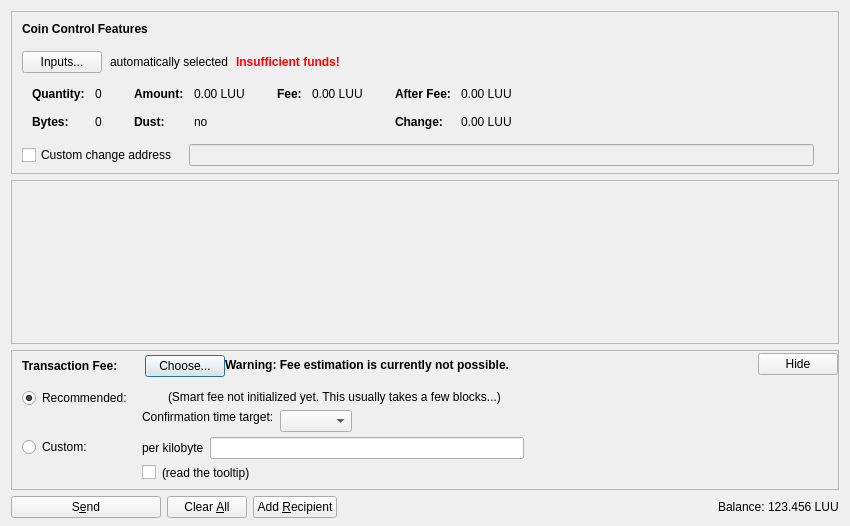
<?xml version="1.0" encoding="UTF-8"?>
<ui version="4.0">
 <class>SendCoinsDialog</class>
 <widget class="QDialog" name="SendCoinsDialog">
  <property name="geometry">
   <rect>
    <x>0</x>
    <y>0</y>
    <width>850</width>
    <height>526</height>
   </rect>
  </property>
  <property name="windowTitle">
   <string>Send Coins</string>
  </property>
  <layout class="QVBoxLayout" name="verticalLayout" stretch="0,1,0,0">
   <property name="bottomMargin">
    <number>8</number>
   </property>
   <item>
    <widget class="QFrame" name="frameCoinControl">
     <property name="sizePolicy">
      <sizepolicy hsizetype="Expanding" vsizetype="Expanding">
       <horstretch>0</horstretch>
       <verstretch>0</verstretch>
      </sizepolicy>
     </property>
     <property name="maximumSize">
      <size>
       <width>16777215</width>
       <height>16777215</height>
      </size>
     </property>
     <property name="frameShape">
      <enum>QFrame::StyledPanel</enum>
     </property>
     <property name="frameShadow">
      <enum>QFrame::Sunken</enum>
     </property>
     <layout class="QVBoxLayout" name="verticalLayoutCoinControl2">
      <property name="spacing">
       <number>0</number>
      </property>
      <property name="leftMargin">
       <number>0</number>
      </property>
      <property name="topMargin">
       <number>0</number>
      </property>
      <property name="rightMargin">
       <number>0</number>
      </property>
      <property name="bottomMargin">
       <number>6</number>
      </property>
      <item>
       <layout class="QVBoxLayout" name="verticalLayoutCoinControl" stretch="0,0,0,0,1">
        <property name="spacing">
         <number>0</number>
        </property>
        <property name="leftMargin">
         <number>10</number>
        </property>
        <property name="topMargin">
         <number>10</number>
        </property>
        <item>
         <layout class="QHBoxLayout" name="horizontalLayoutCoinControl1">
          <property name="bottomMargin">
           <number>15</number>
          </property>
          <item>
           <widget class="QLabel" name="labelCoinControlFeatures">
            <property name="sizePolicy">
             <sizepolicy hsizetype="Preferred" vsizetype="Maximum">
              <horstretch>0</horstretch>
              <verstretch>0</verstretch>
             </sizepolicy>
            </property>
            <property name="font">
             <font>
              <weight>75</weight>
              <bold>true</bold>
             </font>
            </property>
            <property name="styleSheet">
             <string notr="true">font-weight:bold;</string>
            </property>
            <property name="text">
             <string>Coin Control Features</string>
            </property>
           </widget>
          </item>
         </layout>
        </item>
        <item>
         <layout class="QHBoxLayout" name="horizontalLayoutCoinControl2" stretch="0,0,0,0">
          <property name="spacing">
           <number>8</number>
          </property>
          <property name="bottomMargin">
           <number>10</number>
          </property>
          <item>
           <widget class="QPushButton" name="pushButtonCoinControl">
            <property name="styleSheet">
             <string notr="true"/>
            </property>
            <property name="text">
             <string>Inputs...</string>
            </property>
            <property name="autoDefault">
             <bool>false</bool>
            </property>
           </widget>
          </item>
          <item>
           <widget class="QLabel" name="labelCoinControlAutomaticallySelected">
            <property name="text">
             <string>automatically selected</string>
            </property>
            <property name="margin">
             <number>5</number>
            </property>
           </widget>
          </item>
          <item>
           <widget class="QLabel" name="labelCoinControlInsuffFunds">
            <property name="font">
             <font>
              <weight>75</weight>
              <bold>true</bold>
             </font>
            </property>
            <property name="styleSheet">
             <string notr="true">color:red;font-weight:bold;</string>
            </property>
            <property name="text">
             <string>Insufficient funds!</string>
            </property>
            <property name="margin">
             <number>5</number>
            </property>
           </widget>
          </item>
          <item>
           <spacer name="horizontalSpacerCoinControl">
            <property name="orientation">
             <enum>Qt::Horizontal</enum>
            </property>
            <property name="sizeHint" stdset="0">
             <size>
              <width>40</width>
              <height>1</height>
             </size>
            </property>
           </spacer>
          </item>
         </layout>
        </item>
        <item>
         <widget class="QWidget" name="widgetCoinControl" native="true">
          <property name="sizePolicy">
           <sizepolicy hsizetype="Preferred" vsizetype="Preferred">
            <horstretch>0</horstretch>
            <verstretch>0</verstretch>
           </sizepolicy>
          </property>
          <property name="minimumSize">
           <size>
            <width>0</width>
            <height>0</height>
           </size>
          </property>
          <property name="styleSheet">
           <string notr="true"/>
          </property>
          <layout class="QHBoxLayout" name="horizontalLayoutCoinControl5">
           <property name="leftMargin">
            <number>0</number>
           </property>
           <property name="topMargin">
            <number>0</number>
           </property>
           <property name="rightMargin">
            <number>0</number>
           </property>
           <property name="bottomMargin">
            <number>0</number>
           </property>
           <item>
            <layout class="QHBoxLayout" name="horizontalLayoutCoinControl3" stretch="0,0,0,1">
             <property name="spacing">
              <number>20</number>
             </property>
             <property name="topMargin">
              <number>0</number>
             </property>
             <property name="bottomMargin">
              <number>10</number>
             </property>
             <item>
              <layout class="QFormLayout" name="formLayoutCoinControl1">
               <property name="horizontalSpacing">
                <number>10</number>
               </property>
               <property name="verticalSpacing">
                <number>14</number>
               </property>
               <property name="leftMargin">
                <number>10</number>
               </property>
               <property name="topMargin">
                <number>4</number>
               </property>
               <property name="rightMargin">
                <number>6</number>
               </property>
               <item row="0" column="0">
                <widget class="QLabel" name="labelCoinControlQuantityText">
                 <property name="font">
                  <font>
                   <weight>75</weight>
                   <bold>true</bold>
                  </font>
                 </property>
                 <property name="text">
                  <string>Quantity:</string>
                 </property>
                 <property name="margin">
                  <number>0</number>
                 </property>
                </widget>
               </item>
               <item row="0" column="1">
                <widget class="QLabel" name="labelCoinControlQuantity">
                 <property name="cursor">
                  <cursorShape>IBeamCursor</cursorShape>
                 </property>
                 <property name="contextMenuPolicy">
                  <enum>Qt::ActionsContextMenu</enum>
                 </property>
                 <property name="text">
                  <string notr="true">0</string>
                 </property>
                 <property name="margin">
                  <number>0</number>
                 </property>
                 <property name="textInteractionFlags">
                  <set>Qt::LinksAccessibleByMouse|Qt::TextSelectableByKeyboard|Qt::TextSelectableByMouse</set>
                 </property>
                </widget>
               </item>
               <item row="1" column="0">
                <widget class="QLabel" name="labelCoinControlBytesText">
                 <property name="font">
                  <font>
                   <weight>75</weight>
                   <bold>true</bold>
                  </font>
                 </property>
                 <property name="text">
                  <string>Bytes:</string>
                 </property>
                </widget>
               </item>
               <item row="1" column="1">
                <widget class="QLabel" name="labelCoinControlBytes">
                 <property name="cursor">
                  <cursorShape>IBeamCursor</cursorShape>
                 </property>
                 <property name="contextMenuPolicy">
                  <enum>Qt::ActionsContextMenu</enum>
                 </property>
                 <property name="text">
                  <string notr="true">0</string>
                 </property>
                 <property name="textInteractionFlags">
                  <set>Qt::LinksAccessibleByMouse|Qt::TextSelectableByKeyboard|Qt::TextSelectableByMouse</set>
                 </property>
                </widget>
               </item>
              </layout>
             </item>
             <item>
              <layout class="QFormLayout" name="formLayoutCoinControl2">
               <property name="horizontalSpacing">
                <number>10</number>
               </property>
               <property name="verticalSpacing">
                <number>14</number>
               </property>
               <property name="leftMargin">
                <number>6</number>
               </property>
               <property name="topMargin">
                <number>4</number>
               </property>
               <property name="rightMargin">
                <number>6</number>
               </property>
               <item row="0" column="0">
                <widget class="QLabel" name="labelCoinControlAmountText">
                 <property name="font">
                  <font>
                   <weight>75</weight>
                   <bold>true</bold>
                  </font>
                 </property>
                 <property name="text">
                  <string>Amount:</string>
                 </property>
                 <property name="margin">
                  <number>0</number>
                 </property>
                </widget>
               </item>
               <item row="0" column="1">
                <widget class="QLabel" name="labelCoinControlAmount">
                 <property name="cursor">
                  <cursorShape>IBeamCursor</cursorShape>
                 </property>
                 <property name="contextMenuPolicy">
                  <enum>Qt::ActionsContextMenu</enum>
                 </property>
                 <property name="text">
                  <string notr="true">0.00 LUU</string>
                 </property>
                 <property name="textInteractionFlags">
                  <set>Qt::LinksAccessibleByMouse|Qt::TextSelectableByKeyboard|Qt::TextSelectableByMouse</set>
                 </property>
                </widget>
               </item>
               <item row="1" column="0">
                <widget class="QLabel" name="labelCoinControlLowOutputText">
                 <property name="font">
                  <font>
                   <weight>75</weight>
                   <bold>true</bold>
                  </font>
                 </property>
                 <property name="text">
                  <string>Dust:</string>
                 </property>
                </widget>
               </item>
               <item row="1" column="1">
                <widget class="QLabel" name="labelCoinControlLowOutput">
                 <property name="cursor">
                  <cursorShape>IBeamCursor</cursorShape>
                 </property>
                 <property name="contextMenuPolicy">
                  <enum>Qt::ActionsContextMenu</enum>
                 </property>
                 <property name="text">
                  <string notr="true">no</string>
                 </property>
                 <property name="textInteractionFlags">
                  <set>Qt::LinksAccessibleByMouse|Qt::TextSelectableByKeyboard|Qt::TextSelectableByMouse</set>
                 </property>
                </widget>
               </item>
              </layout>
             </item>
             <item>
              <layout class="QFormLayout" name="formLayoutCoinControl3">
               <property name="horizontalSpacing">
                <number>10</number>
               </property>
               <property name="verticalSpacing">
                <number>14</number>
               </property>
               <property name="leftMargin">
                <number>6</number>
               </property>
               <property name="topMargin">
                <number>4</number>
               </property>
               <property name="rightMargin">
                <number>6</number>
               </property>
               <item row="0" column="0">
                <widget class="QLabel" name="labelCoinControlFeeText">
                 <property name="font">
                  <font>
                   <weight>75</weight>
                   <bold>true</bold>
                  </font>
                 </property>
                 <property name="text">
                  <string>Fee:</string>
                 </property>
                 <property name="margin">
                  <number>0</number>
                 </property>
                </widget>
               </item>
               <item row="0" column="1">
                <widget class="QLabel" name="labelCoinControlFee">
                 <property name="cursor">
                  <cursorShape>IBeamCursor</cursorShape>
                 </property>
                 <property name="contextMenuPolicy">
                  <enum>Qt::ActionsContextMenu</enum>
                 </property>
                 <property name="text">
                  <string notr="true">0.00 LUU</string>
                 </property>
                 <property name="textInteractionFlags">
                  <set>Qt::LinksAccessibleByMouse|Qt::TextSelectableByKeyboard|Qt::TextSelectableByMouse</set>
                 </property>
                </widget>
               </item>
              </layout>
             </item>
             <item>
              <layout class="QFormLayout" name="formLayoutCoinControl4">
               <property name="horizontalSpacing">
                <number>10</number>
               </property>
               <property name="verticalSpacing">
                <number>14</number>
               </property>
               <property name="leftMargin">
                <number>6</number>
               </property>
               <property name="topMargin">
                <number>4</number>
               </property>
               <property name="rightMargin">
                <number>6</number>
               </property>
               <item row="0" column="0">
                <widget class="QLabel" name="labelCoinControlAfterFeeText">
                 <property name="font">
                  <font>
                   <weight>75</weight>
                   <bold>true</bold>
                  </font>
                 </property>
                 <property name="text">
                  <string>After Fee:</string>
                 </property>
                 <property name="margin">
                  <number>0</number>
                 </property>
                </widget>
               </item>
               <item row="0" column="1">
                <widget class="QLabel" name="labelCoinControlAfterFee">
                 <property name="cursor">
                  <cursorShape>IBeamCursor</cursorShape>
                 </property>
                 <property name="contextMenuPolicy">
                  <enum>Qt::ActionsContextMenu</enum>
                 </property>
                 <property name="text">
                  <string notr="true">0.00 LUU</string>
                 </property>
                 <property name="textInteractionFlags">
                  <set>Qt::LinksAccessibleByMouse|Qt::TextSelectableByKeyboard|Qt::TextSelectableByMouse</set>
                 </property>
                </widget>
               </item>
               <item row="1" column="0">
                <widget class="QLabel" name="labelCoinControlChangeText">
                 <property name="font">
                  <font>
                   <weight>75</weight>
                   <bold>true</bold>
                  </font>
                 </property>
                 <property name="text">
                  <string>Change:</string>
                 </property>
                </widget>
               </item>
               <item row="1" column="1">
                <widget class="QLabel" name="labelCoinControlChange">
                 <property name="cursor">
                  <cursorShape>IBeamCursor</cursorShape>
                 </property>
                 <property name="contextMenuPolicy">
                  <enum>Qt::ActionsContextMenu</enum>
                 </property>
                 <property name="text">
                  <string notr="true">0.00 LUU</string>
                 </property>
                 <property name="textInteractionFlags">
                  <set>Qt::LinksAccessibleByMouse|Qt::TextSelectableByKeyboard|Qt::TextSelectableByMouse</set>
                 </property>
                </widget>
               </item>
              </layout>
             </item>
            </layout>
           </item>
          </layout>
         </widget>
        </item>
        <item>
         <layout class="QHBoxLayout" name="horizontalLayoutCoinControl4" stretch="0,0,0">
          <property name="spacing">
           <number>12</number>
          </property>
          <property name="sizeConstraint">
           <enum>QLayout::SetDefaultConstraint</enum>
          </property>
          <property name="topMargin">
           <number>5</number>
          </property>
          <property name="rightMargin">
           <number>5</number>
          </property>
          <item>
           <widget class="QCheckBox" name="checkBoxCoinControlChange">
            <property name="toolTip">
             <string>If this is activated, but the change address is empty or invalid, change will be sent to a newly generated address.</string>
            </property>
            <property name="text">
             <string>Custom change address</string>
            </property>
           </widget>
          </item>
          <item>
           <widget class="QValidatedLineEdit" name="lineEditCoinControlChange">
            <property name="enabled">
             <bool>false</bool>
            </property>
            <property name="sizePolicy">
             <sizepolicy hsizetype="Expanding" vsizetype="Fixed">
              <horstretch>0</horstretch>
              <verstretch>0</verstretch>
             </sizepolicy>
            </property>
           </widget>
          </item>
          <item>
           <widget class="QLabel" name="labelCoinControlChangeLabel">
            <property name="sizePolicy">
             <sizepolicy hsizetype="Preferred" vsizetype="Expanding">
              <horstretch>0</horstretch>
              <verstretch>0</verstretch>
             </sizepolicy>
            </property>
            <property name="minimumSize">
             <size>
              <width>0</width>
              <height>0</height>
             </size>
            </property>
            <property name="text">
             <string/>
            </property>
            <property name="margin">
             <number>3</number>
            </property>
           </widget>
          </item>
         </layout>
        </item>
        <item>
         <spacer name="verticalSpacerCoinControl">
          <property name="orientation">
           <enum>Qt::Vertical</enum>
          </property>
          <property name="sizeHint" stdset="0">
           <size>
            <width>800</width>
            <height>1</height>
           </size>
          </property>
         </spacer>
        </item>
       </layout>
      </item>
     </layout>
    </widget>
   </item>
   <item>
    <widget class="QScrollArea" name="scrollArea">
     <property name="widgetResizable">
      <bool>true</bool>
     </property>
     <widget class="QWidget" name="scrollAreaWidgetContents">
      <property name="geometry">
       <rect>
        <x>0</x>
        <y>0</y>
        <width>830</width>
        <height>104</height>
       </rect>
      </property>
      <layout class="QVBoxLayout" name="verticalLayout_2" stretch="0,1">
       <property name="leftMargin">
        <number>0</number>
       </property>
       <property name="topMargin">
        <number>0</number>
       </property>
       <property name="rightMargin">
        <number>0</number>
       </property>
       <property name="bottomMargin">
        <number>0</number>
       </property>
       <item>
        <layout class="QVBoxLayout" name="entries">
         <property name="spacing">
          <number>6</number>
         </property>
        </layout>
       </item>
       <item>
        <spacer name="verticalSpacer">
         <property name="orientation">
          <enum>Qt::Vertical</enum>
         </property>
         <property name="sizeHint" stdset="0">
          <size>
           <width>20</width>
           <height>40</height>
          </size>
         </property>
        </spacer>
       </item>
      </layout>
     </widget>
    </widget>
   </item>
   <item>
    <widget class="QFrame" name="frameFee">
     <property name="sizePolicy">
      <sizepolicy hsizetype="Expanding" vsizetype="Expanding">
       <horstretch>0</horstretch>
       <verstretch>0</verstretch>
      </sizepolicy>
     </property>
     <property name="maximumSize">
      <size>
       <width>16777215</width>
       <height>16777215</height>
      </size>
     </property>
     <property name="frameShape">
      <enum>QFrame::StyledPanel</enum>
     </property>
     <property name="frameShadow">
      <enum>QFrame::Sunken</enum>
     </property>
     <layout class="QVBoxLayout" name="verticalLayoutFee1">
      <property name="spacing">
       <number>0</number>
      </property>
      <property name="leftMargin">
       <number>0</number>
      </property>
      <property name="topMargin">
       <number>0</number>
      </property>
      <property name="rightMargin">
       <number>0</number>
      </property>
      <property name="bottomMargin">
       <number>0</number>
      </property>
      <item>
       <layout class="QVBoxLayout" name="verticalLayoutFee2" stretch="0,0,0">
        <property name="spacing">
         <number>0</number>
        </property>
        <property name="leftMargin">
         <number>10</number>
        </property>
        <property name="topMargin">
         <number>0</number>
        </property>
        <item>
         <layout class="QHBoxLayout" name="horizontalLayoutFee1">
          <property name="bottomMargin">
           <number>0</number>
          </property>
          <item>
           <layout class="QVBoxLayout" name="verticalLayoutFee7">
            <property name="spacing">
             <number>0</number>
            </property>
            <item>
             <spacer name="verticalSpacerSmartFee">
              <property name="orientation">
               <enum>Qt::Vertical</enum>
              </property>
              <property name="sizeType">
               <enum>QSizePolicy::Fixed</enum>
              </property>
              <property name="sizeHint" stdset="0">
               <size>
                <width>1</width>
                <height>4</height>
               </size>
              </property>
             </spacer>
            </item>
            <item>
             <layout class="QHBoxLayout" name="horizontalLayoutSmartFee">
              <property name="spacing">
               <number>10</number>
              </property>
              <item>
               <widget class="QLabel" name="labelFeeHeadline">
                <property name="sizePolicy">
                 <sizepolicy hsizetype="Preferred" vsizetype="Maximum">
                  <horstretch>0</horstretch>
                  <verstretch>0</verstretch>
                 </sizepolicy>
                </property>
                <property name="font">
                 <font>
                  <weight>75</weight>
                  <bold>true</bold>
                 </font>
                </property>
                <property name="styleSheet">
                 <string notr="true">font-weight:bold;</string>
                </property>
                <property name="text">
                 <string>Transaction Fee:</string>
                </property>
               </widget>
              </item>
              <item>
               <widget class="QLabel" name="labelFeeMinimized">
                <property name="text">
                 <string/>
                </property>
               </widget>
              </item>
              <item>
               <widget class="QPushButton" name="buttonChooseFee">
                <property name="text">
                 <string>Choose...</string>
                </property>
               </widget>
              </item>
             </layout>
            </item>
            <item>
             <spacer name="verticalSpacer_5">
              <property name="orientation">
               <enum>Qt::Vertical</enum>
              </property>
              <property name="sizeHint" stdset="0">
               <size>
                <width>1</width>
                <height>1</height>
               </size>
              </property>
             </spacer>
            </item>
           </layout>
          </item>
          <item>
           <widget class="QLabel" name="fallbackFeeWarningLabel">
            <property name="toolTip">
             <string>Using the fallbackfee can result in sending a transaction that will take several hours or days (or never) to confirm. Consider choosing your fee manually or wait until you have validated the complete chain.</string>
            </property>
            <property name="font">
            <font>
                <weight>75</weight>
                <bold>true</bold>
            </font>
            </property>
            <property name="text">
             <string>Warning: Fee estimation is currently not possible.</string>
            </property>
            <property name="wordWrap">
             <bool>false</bool>
            </property>
           </widget>
          </item>
          <item>
           <spacer name="horizontalSpacer_4">
            <property name="orientation">
             <enum>Qt::Horizontal</enum>
            </property>
            <property name="sizeType">
             <enum>QSizePolicy::MinimumExpanding</enum>
            </property>
            <property name="sizeHint" stdset="0">
             <size>
              <width>40</width>
              <height>20</height>
             </size>
            </property>
           </spacer>
          </item>
          <item>
           <widget class="QPushButton" name="buttonMinimizeFee">
            <property name="toolTip">
             <string>collapse fee-settings</string>
            </property>
            <property name="text">
             <string>Hide</string>
            </property>
           </widget>
          </item>
         </layout>
        </item>
        <item>
         <widget class="QFrame" name="frameFeeSelection">
          <layout class="QVBoxLayout" name="verticalLayoutFee12">
           <property name="spacing">
            <number>0</number>
           </property>
           <property name="leftMargin">
            <number>0</number>
           </property>
           <property name="topMargin">
            <number>0</number>
           </property>
           <property name="rightMargin">
            <number>0</number>
           </property>
           <property name="bottomMargin">
            <number>0</number>
           </property>
           <item>
            <layout class="QGridLayout" name="gridLayoutFee">
             <property name="topMargin">
              <number>10</number>
             </property>
             <property name="bottomMargin">
              <number>4</number>
             </property>
             <property name="horizontalSpacing">
              <number>10</number>
             </property>
             <property name="verticalSpacing">
              <number>4</number>
             </property>
             <item row="1" column="1">
              <layout class="QVBoxLayout" name="verticalLayoutFee8">
               <property name="spacing">
                <number>6</number>
               </property>
               <item>
                <layout class="QHBoxLayout" name="horizontalLayoutFee13">
                 <item>
                  <widget class="QLabel" name="labelCustomPerKilobyte">
                   <property name="toolTip">
                    <string>If the custom fee is set to 1000 satoshis and the transaction is only 250 bytes, then &quot;per kilobyte&quot; only pays 250 satoshis in fee, while &quot;total at least&quot; pays 1000 satoshis. For transactions bigger than a kilobyte both pay by kilobyte.</string>
                   </property>
                   <property name="text">
                    <string>per kilobyte</string>
                   </property>
                  </widget>
                 </item>
                 <item>
                  <widget class="BitcoinAmountField" name="customFee"/>
                 </item>
                 <item>
                  <spacer name="horizontalSpacer_6">
                   <property name="orientation">
                    <enum>Qt::Horizontal</enum>
                   </property>
                   <property name="sizeHint" stdset="0">
                    <size>
                     <width>1</width>
                     <height>1</height>
                    </size>
                   </property>
                  </spacer>
                 </item>
                </layout>
               </item>
               <item>
                <layout class="QHBoxLayout" name="horizontalLayoutFee8">
                 <item>
                  <widget class="QCheckBox" name="checkBoxMinimumFee">
                   <property name="toolTip">
                    <string>Paying only the minimum fee is just fine as long as there is less transaction volume than space in the blocks. But be aware that this can end up in a never confirming transaction once there is more demand for bluucoin transactions than the network can process.</string>
                   </property>
                   <property name="text">
                    <string/>
                   </property>
                  </widget>
                 </item>
                 <item>
                  <widget class="QLabel" name="labelMinFeeWarning">
                   <property name="enabled">
                    <bool>true</bool>
                   </property>
                   <property name="toolTip">
                    <string>Paying only the minimum fee is just fine as long as there is less transaction volume than space in the blocks. But be aware that this can end up in a never confirming transaction once there is more demand for bluucoin transactions than the network can process.</string>
                   </property>
                   <property name="text">
                    <string>(read the tooltip)</string>
                   </property>
                   <property name="margin">
                    <number>5</number>
                   </property>
                  </widget>
                 </item>
                 <item>
                  <spacer name="horizontalSpacer_2">
                   <property name="orientation">
                    <enum>Qt::Horizontal</enum>
                   </property>
                   <property name="sizeHint" stdset="0">
                    <size>
                     <width>1</width>
                     <height>1</height>
                    </size>
                   </property>
                  </spacer>
                 </item>
                </layout>
               </item>
              </layout>
             </item>
             <item row="0" column="0">
              <layout class="QVBoxLayout" name="verticalLayoutFee4" stretch="0,1">
               <item>
                <widget class="QRadioButton" name="radioSmartFee">
                 <property name="text">
                  <string>Recommended:</string>
                 </property>
                 <property name="checked">
                  <bool>true</bool>
                 </property>
                 <attribute name="buttonGroup">
                  <string notr="true">groupFee</string>
                 </attribute>
                </widget>
               </item>
               <item>
                <spacer name="verticalSpacer_2">
                 <property name="orientation">
                  <enum>Qt::Vertical</enum>
                 </property>
                 <property name="sizeHint" stdset="0">
                  <size>
                   <width>1</width>
                   <height>1</height>
                  </size>
                 </property>
                </spacer>
               </item>
              </layout>
             </item>
             <item row="1" column="0">
              <layout class="QVBoxLayout" name="verticalLayoutFee9" stretch="0,1">
               <item>
                <widget class="QRadioButton" name="radioCustomFee">
                 <property name="text">
                  <string>Custom:</string>
                 </property>
                 <attribute name="buttonGroup">
                  <string notr="true">groupFee</string>
                 </attribute>
                </widget>
               </item>
               <item>
                <spacer name="verticalSpacer_6">
                 <property name="orientation">
                  <enum>Qt::Vertical</enum>
                 </property>
                 <property name="sizeHint" stdset="0">
                  <size>
                   <width>1</width>
                   <height>1</height>
                  </size>
                 </property>
                </spacer>
               </item>
              </layout>
             </item>
             <item row="0" column="1">
              <layout class="QVBoxLayout" name="verticalLayoutFee3" stretch="0,0,1">
               <property name="spacing">
                <number>6</number>
               </property>
               <property name="topMargin">
                <number>2</number>
               </property>
               <item>
                <layout class="QHBoxLayout" name="horizontalLayoutFee12">
                 <item>
                  <widget class="QLabel" name="labelSmartFee">
                   <property name="text">
                    <string/>
                   </property>
                   <property name="margin">
                    <number>2</number>
                   </property>
                  </widget>
                 </item>
                 <item>
                  <widget class="QLabel" name="labelFeeEstimation">
                   <property name="text">
                    <string/>
                   </property>
                  </widget>
                 </item>
                 <item>
                  <widget class="QLabel" name="labelSmartFee2">
                   <property name="text">
                    <string>(Smart fee not initialized yet. This usually takes a few blocks...)</string>
                   </property>
                   <property name="margin">
                    <number>2</number>
                   </property>
                  </widget>
                 </item>
                 <item>
                  <spacer name="horizontalSpacer_5">
                   <property name="orientation">
                    <enum>Qt::Horizontal</enum>
                   </property>
                   <property name="sizeHint" stdset="0">
                    <size>
                     <width>1</width>
                     <height>1</height>
                    </size>
                   </property>
                  </spacer>
                 </item>
                </layout>
               </item>
               <item>
                <layout class="QHBoxLayout" name="horizontalLayoutFee9">
                 <item>
                  <layout class="QVBoxLayout" name="verticalLayoutFee6">
                   <item>
                    <widget class="QLabel" name="labelSmartFee3">
                     <property name="text">
                      <string>Confirmation time target:</string>
                     </property>
                     <property name="margin">
                      <number>2</number>
                     </property>
                    </widget>
                   </item>
                   <item>
                    <spacer name="verticalSpacer_3">
                     <property name="orientation">
                      <enum>Qt::Vertical</enum>
                     </property>
                     <property name="sizeHint" stdset="0">
                      <size>
                       <width>1</width>
                       <height>1</height>
                      </size>
                     </property>
                    </spacer>
                   </item>
                  </layout>
                 </item>
                 <item>
                  <layout class="QVBoxLayout" name="verticalLayoutFee5">
                   <property name="rightMargin">
                    <number>30</number>
                   </property>
                   <item>
                    <layout class="QHBoxLayout" name="horizontalLayoutConfTarget">
                     <property name="bottomMargin">
                      <number>0</number>
                     </property>
                     <item>
                      <widget class="QComboBox" name="confTargetSelector"/>
                     </item>
                     <item>
                      <spacer name="horizontalSpacerConfTarget">
                       <property name="orientation">
                        <enum>Qt::Horizontal</enum>
                       </property>
                       <property name="sizeHint" stdset="0">
                        <size>
                         <width>40</width>
                         <height>20</height>
                        </size>
                       </property>
                      </spacer>
                     </item>
                    </layout>
                   </item>
                  </layout>
                 </item>
                </layout>
               </item>
               <item>
                <spacer name="verticalSpacer_4">
                 <property name="orientation">
                  <enum>Qt::Vertical</enum>
                 </property>
                 <property name="sizeHint" stdset="0">
                  <size>
                   <width>1</width>
                   <height>1</height>
                  </size>
                 </property>
                </spacer>
               </item>
              </layout>
             </item>
            </layout>
           </item>
          </layout>
         </widget>
        </item>
        <item>
         <spacer name="verticalSpacerFee">
          <property name="orientation">
           <enum>Qt::Vertical</enum>
          </property>
          <property name="sizeHint" stdset="0">
           <size>
            <width>40</width>
            <height>5</height>
           </size>
          </property>
         </spacer>
        </item>
       </layout>
      </item>
     </layout>
    </widget>
   </item>
   <item>
    <layout class="QHBoxLayout" name="horizontalLayout">
     <item>
      <widget class="QPushButton" name="sendButton">
       <property name="minimumSize">
        <size>
         <width>150</width>
         <height>0</height>
        </size>
       </property>
       <property name="toolTip">
        <string>Confirm the send action</string>
       </property>
       <property name="text">
        <string>S&amp;end</string>
       </property>
       <property name="icon">
        <iconset resource="../bitcoin.qrc">
         <normaloff>:/icons/send</normaloff>:/icons/send</iconset>
       </property>
       <property name="autoDefault">
        <bool>false</bool>
       </property>
       <property name="default">
        <bool>false</bool>
       </property>
      </widget>
     </item>
     <item>
      <widget class="QPushButton" name="clearButton">
       <property name="sizePolicy">
        <sizepolicy hsizetype="Minimum" vsizetype="Fixed">
         <horstretch>0</horstretch>
         <verstretch>0</verstretch>
        </sizepolicy>
       </property>
       <property name="toolTip">
        <string>Clear all fields of the form.</string>
       </property>
       <property name="text">
        <string>Clear &amp;All</string>
       </property>
       <property name="icon">
        <iconset resource="../bitcoin.qrc">
         <normaloff>:/icons/remove</normaloff>:/icons/remove</iconset>
       </property>
       <property name="autoDefault">
        <bool>false</bool>
       </property>
      </widget>
     </item>
     <item>
      <widget class="QPushButton" name="addButton">
       <property name="toolTip">
        <string>Send to multiple recipients at once</string>
       </property>
       <property name="text">
        <string>Add &amp;Recipient</string>
       </property>
       <property name="icon">
        <iconset resource="../bitcoin.qrc">
         <normaloff>:/icons/add</normaloff>:/icons/add</iconset>
       </property>
       <property name="autoDefault">
        <bool>false</bool>
       </property>
      </widget>
     </item>
     <item>
      <spacer name="horizontalSpacer">
       <property name="orientation">
        <enum>Qt::Horizontal</enum>
       </property>
       <property name="sizeHint" stdset="0">
        <size>
         <width>40</width>
         <height>20</height>
        </size>
       </property>
      </spacer>
     </item>
     <item>
      <layout class="QHBoxLayout" name="horizontalLayout_2">
       <property name="spacing">
        <number>3</number>
       </property>
       <item>
        <widget class="QLabel" name="label">
         <property name="sizePolicy">
          <sizepolicy hsizetype="Preferred" vsizetype="Fixed">
           <horstretch>0</horstretch>
           <verstretch>0</verstretch>
          </sizepolicy>
         </property>
         <property name="text">
          <string>Balance:</string>
         </property>
        </widget>
       </item>
       <item>
        <widget class="QLabel" name="labelBalance">
         <property name="sizePolicy">
          <sizepolicy hsizetype="Preferred" vsizetype="Fixed">
           <horstretch>0</horstretch>
           <verstretch>0</verstretch>
          </sizepolicy>
         </property>
         <property name="cursor">
          <cursorShape>IBeamCursor</cursorShape>
         </property>
         <property name="text">
          <string notr="true">123.456 LUU</string>
         </property>
         <property name="textInteractionFlags">
          <set>Qt::LinksAccessibleByMouse|Qt::TextSelectableByKeyboard|Qt::TextSelectableByMouse</set>
         </property>
        </widget>
       </item>
      </layout>
     </item>
    </layout>
   </item>
  </layout>
 </widget>
 <customwidgets>
  <customwidget>
   <class>QValidatedLineEdit</class>
   <extends>QLineEdit</extends>
   <header>qvalidatedlineedit.h</header>
  </customwidget>
  <customwidget>
   <class>BitcoinAmountField</class>
   <extends>QLineEdit</extends>
   <header>bitcoinamountfield.h</header>
   <container>1</container>
  </customwidget>
 </customwidgets>
 <resources>
  <include location="../bitcoin.qrc"/>
 </resources>
 <connections/>
 <buttongroups>
  <buttongroup name="groupFee"/>
 </buttongroups>
</ui>
